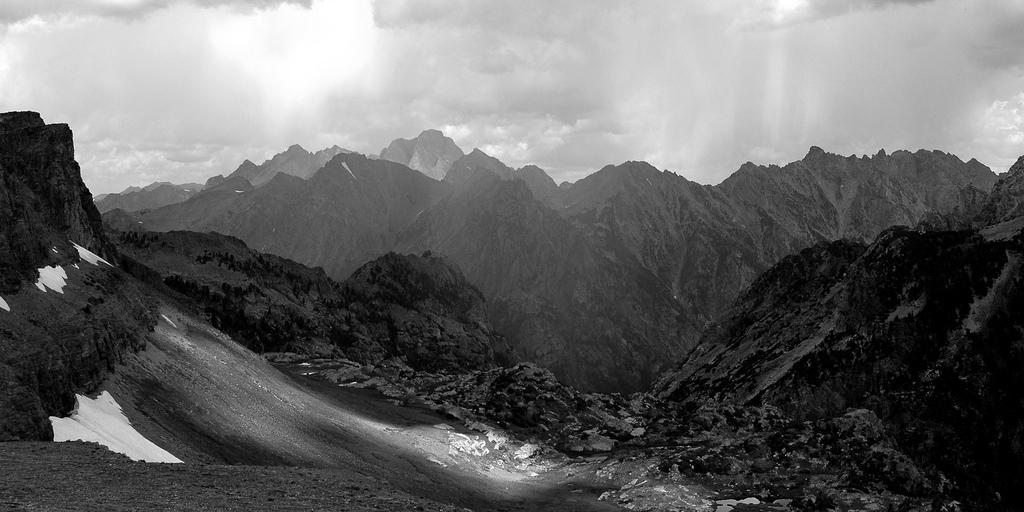
%> input picture Matlab Numerical Computation/A3/mountain.jpg, 1024 x 512 px
$ octave MyScript.m   (GNU Octave 9; MATLAB toolbox functions it lacks are replaced by stand-ins)
%> lines starting %> are read from the running program, lines starting %| are printed output that depends on the picture; in (x1, y1, x2, y2) boxes, pixels count from 0 and x2, y2 are one past the last pixel; in counts of white or black regions, pixels touching at a corner belong together; the program's own positions count from 1
### Matlab Numerical Computation/A3/Compress.m
function [Y, drop] = Compress(X, tol)
% Block size
b_size = 8;
[row_size, col_size] = size(X);
Y = zeros(row_size, col_size);
drop_count = 0;

for i = 1:b_size:row_size
    for j = 1:b_size:col_size
        % For each block in original picture
        subblock = X(i:i+b_size-1, j:j+b_size-1);
        dtf2_block = fft2(subblock);
        dft2_abs = abs(dtf2_block);
        threshold = tol * max(dft2_abs(:));
        % Drop
        for k = 1:b_size
            for l = 1:b_size
                if dft2_abs(k,l) < threshold
                    % Satisfy the condition, drop the DFT value of this pixel
                    dtf2_block(k,l) = 0;
                    drop_count = drop_count + 1;
                end
            end
        end
        new_block = ifft2(dtf2_block);
        Y(i:i+b_size-1, j:j+b_size-1) = real(new_block);
    end
end
% return drop ratio
drop = double(drop_count)/double(row_size*col_size);
end

### Matlab Numerical Computation/A3/MyScript.m
%{
    even with an extremely low tolerance, such as 0.00001, the image can be
    compressed by 10%. But with increasing tolerance, the percentage that
    the image is compressed increases with a decreasing acceleration. in other
    words, the return of puting more effort into compressing the image
    dinimishies.
    It is interesing that after losing 90% of a image, the image can still
    look good.
%}
X = imread('mountain.jpg');
%> X is the input picture: size 512x1024 uint8; min 0, max 255, mean 101.7
X = im2double(X);
%> X: size 512x1024 double
drop_ratio = double(zeros(1, 4));
nms_error = double(zeros(1, 4));

figure(1);

% Drop = 0.1
[Y, drop] = Compress(X, 0.00001);
%> after the loop in Compress, `for i = 1:b_size:row_size`: drop_count = 52437
%> in Compress, `drop = double(drop_count)/double(row_size*col_size);`: drop = 0.1
%> drop = 0.1
Y(:,:) = min(Y(:,:), 1.0);
%> Y: size 512x1024 double; min -3.47e-16, max 1, mean 0.399; mean of the top-left, top-right, bottom-left and bottom-right quarters 0.64, 0.593, 0.231, 0.132
Y(:,:) = max(Y(:,:), 0.0);
subplot(2, 2, 1);
imshow(Y);
title('Drop ratio = 0.1 & tol = 0.00001');
drop_ratio(1) = drop;
nms_error(1) = sqrt(mean2((Y-X).^2)/(mean2(X).^2));

% Drop = 0.45
[Y, drop] = Compress(X, 0.004354);
%> drop = 0.45
Y(:,:) = min(Y(:,:), 1.0);
%> Y: size 512x1024 double; min -0.00561, max 1, mean 0.399
Y(:,:) = max(Y(:,:), 0.0);
subplot(2, 2, 2);
imshow(Y);
title('Drop ratio = 0.45 & tol = 0.004354');
drop_ratio(2) = drop;
nms_error(2) = sqrt(mean2((Y-X).^2)/(mean2(X).^2));

% Drop = 0.75
[Y, drop] = Compress(X, 0.02722);
%> drop = 0.75
Y(:,:) = min(Y(:,:), 1.0);
%> Y: size 512x1024 double; min -0.075, max 1, mean 0.399
Y(:,:) = max(Y(:,:), 0.0);
subplot(2, 2, 3);
imshow(Y);
title('Drop ratio = 0.75 & tol = 0.02722');
drop_ratio(3) = drop;
nms_error(3) = sqrt(mean2((Y-X).^2)/(mean2(X).^2));

% Drop = 0.9
[Y, drop] = Compress(X, 0.07496);
%> call 4 of Compress, with tol = 0.075
%> after the loop in Compress (call 4), `for i = 1:b_size:row_size`:
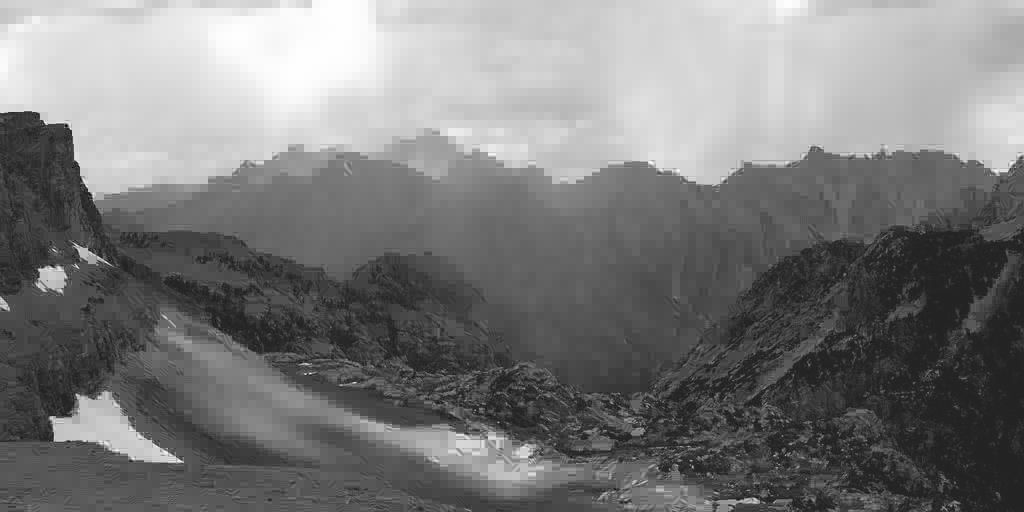
%> Y: size 512x1024 double; min -0.162, max 1, mean 0.399; drawn with min black and max white
%> after the loop in Compress (call 4), `for i = 1:b_size:row_size`: drop_count = 471867
%> in Compress (call 4), `drop = double(drop_count)/double(row_size*col_size);`: drop = 0.9
%> drop = 0.9
Y(:,:) = min(Y(:,:), 1.0);
%> Y: size 512x1024 double; under 0.01% of pixels changed, all inside (x1, y1, x2, y2) = (650, 162, 651, 163)
Y(:,:) = max(Y(:,:), 0.0);
%> Y: size 512x1024 double; min 0, max 1, mean 0.399; mean of the top-left, top-right, bottom-left and bottom-right quarters 0.64, 0.593, 0.231, 0.133
subplot(2, 2, 4);
imshow(Y);
title('Drop ratio = 0.9 & tol = 0.07496');
drop_ratio(4) = drop;
nms_error(4) = sqrt(mean2((Y-X).^2)/(mean2(X).^2));

% Plot normalized mean square error
figure(2);
plot(drop_ratio, nms_error);
title('Error vs Drop Ratio');
xlabel('Drop Ratio');
ylabel('Error');
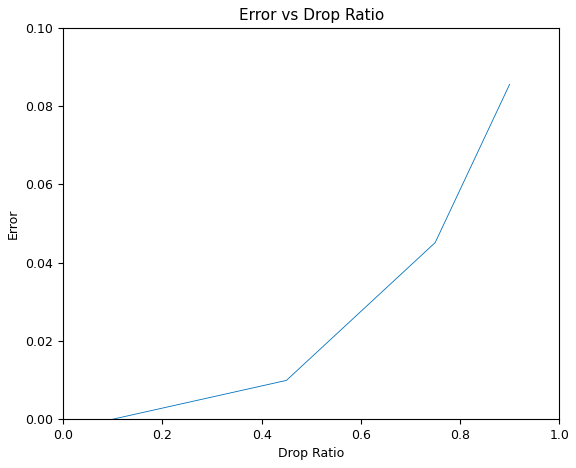
%> figure redrawn from the program's plot data
